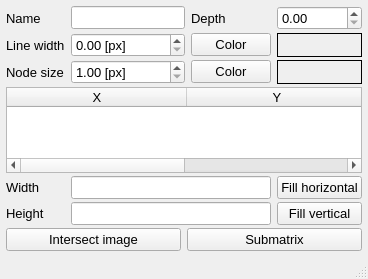
<?xml version="1.0" encoding="UTF-8"?>
<ui version="4.0">
 <class>nObject</class>
 <widget class="QMainWindow" name="nObject">
  <property name="geometry">
   <rect>
    <x>0</x>
    <y>0</y>
    <width>368</width>
    <height>279</height>
   </rect>
  </property>
  <property name="font">
   <font>
    <pointsize>10</pointsize>
   </font>
  </property>
  <property name="windowTitle">
   <string>MainWindow</string>
  </property>
  <property name="unifiedTitleAndToolBarOnMac">
   <bool>true</bool>
  </property>
  <widget class="QWidget" name="centralwidget">
   <property name="font">
    <font>
     <pointsize>10</pointsize>
    </font>
   </property>
   <layout class="QGridLayout" name="gridLayout" rowstretch="0,0,0,0,0,0,0" columnstretch="0,0,0,0">
    <property name="leftMargin">
     <number>6</number>
    </property>
    <property name="topMargin">
     <number>6</number>
    </property>
    <property name="rightMargin">
     <number>6</number>
    </property>
    <property name="bottomMargin">
     <number>6</number>
    </property>
    <property name="verticalSpacing">
     <number>3</number>
    </property>
    <item row="5" column="0">
     <widget class="QLabel" name="label_6">
      <property name="font">
       <font>
        <pointsize>10</pointsize>
       </font>
      </property>
      <property name="text">
       <string>Height</string>
      </property>
     </widget>
    </item>
    <item row="0" column="0">
     <widget class="QLabel" name="label_3">
      <property name="font">
       <font>
        <pointsize>10</pointsize>
       </font>
      </property>
      <property name="text">
       <string>Name</string>
      </property>
     </widget>
    </item>
    <item row="0" column="1">
     <widget class="QLineEdit" name="name"/>
    </item>
    <item row="0" column="2">
     <widget class="QLabel" name="label">
      <property name="font">
       <font>
        <pointsize>10</pointsize>
       </font>
      </property>
      <property name="text">
       <string>Depth</string>
      </property>
      <property name="alignment">
       <set>Qt::AlignLeading|Qt::AlignLeft|Qt::AlignVCenter</set>
      </property>
     </widget>
    </item>
    <item row="0" column="3">
     <widget class="QDoubleSpinBox" name="spinDepth"/>
    </item>
    <item row="1" column="0">
     <widget class="QLabel" name="label_4">
      <property name="font">
       <font>
        <pointsize>10</pointsize>
       </font>
      </property>
      <property name="text">
       <string>Line width</string>
      </property>
      <property name="alignment">
       <set>Qt::AlignLeading|Qt::AlignLeft|Qt::AlignVCenter</set>
      </property>
     </widget>
    </item>
    <item row="1" column="1">
     <widget class="QDoubleSpinBox" name="spinWidth">
      <property name="suffix">
       <string> [px]</string>
      </property>
      <property name="singleStep">
       <double>0.100000000000000</double>
      </property>
     </widget>
    </item>
    <item row="1" column="2">
     <widget class="QPushButton" name="colorButton">
      <property name="font">
       <font>
        <pointsize>10</pointsize>
       </font>
      </property>
      <property name="text">
       <string>Color</string>
      </property>
     </widget>
    </item>
    <item row="1" column="3">
     <widget class="QLabel" name="colorLabel">
      <property name="font">
       <font>
        <pointsize>10</pointsize>
       </font>
      </property>
      <property name="autoFillBackground">
       <bool>true</bool>
      </property>
      <property name="frameShape">
       <enum>QFrame::Box</enum>
      </property>
      <property name="text">
       <string/>
      </property>
     </widget>
    </item>
    <item row="2" column="0">
     <widget class="QLabel" name="label_2">
      <property name="font">
       <font>
        <pointsize>10</pointsize>
       </font>
      </property>
      <property name="text">
       <string>Node size</string>
      </property>
     </widget>
    </item>
    <item row="2" column="1">
     <widget class="QDoubleSpinBox" name="spinSizeHolder">
      <property name="suffix">
       <string> [px]</string>
      </property>
      <property name="minimum">
       <double>1.000000000000000</double>
      </property>
      <property name="singleStep">
       <double>0.500000000000000</double>
      </property>
      <property name="value">
       <double>1.000000000000000</double>
      </property>
     </widget>
    </item>
    <item row="2" column="2">
     <widget class="QPushButton" name="colorHolderButton">
      <property name="font">
       <font>
        <pointsize>10</pointsize>
       </font>
      </property>
      <property name="text">
       <string>Color</string>
      </property>
     </widget>
    </item>
    <item row="2" column="3">
     <widget class="QLabel" name="colorHolderLabel">
      <property name="font">
       <font>
        <pointsize>10</pointsize>
       </font>
      </property>
      <property name="autoFillBackground">
       <bool>true</bool>
      </property>
      <property name="frameShape">
       <enum>QFrame::Box</enum>
      </property>
      <property name="text">
       <string/>
      </property>
     </widget>
    </item>
    <item row="3" column="0" colspan="4">
     <widget class="QTableWidget" name="tableWidget">
      <property name="font">
       <font>
        <pointsize>10</pointsize>
       </font>
      </property>
      <property name="toolTip">
       <string>These are the coordinates of the Rectangle top-Left and bottom-Right corners</string>
      </property>
      <property name="editTriggers">
       <set>QAbstractItemView::AnyKeyPressed|QAbstractItemView::DoubleClicked|QAbstractItemView::EditKeyPressed|QAbstractItemView::SelectedClicked</set>
      </property>
      <property name="showGrid">
       <bool>true</bool>
      </property>
      <property name="columnCount">
       <number>2</number>
      </property>
      <attribute name="horizontalHeaderCascadingSectionResizes">
       <bool>true</bool>
      </attribute>
      <attribute name="horizontalHeaderDefaultSectionSize">
       <number>180</number>
      </attribute>
      <attribute name="horizontalHeaderStretchLastSection">
       <bool>true</bool>
      </attribute>
      <attribute name="verticalHeaderCascadingSectionResizes">
       <bool>true</bool>
      </attribute>
      <attribute name="verticalHeaderStretchLastSection">
       <bool>false</bool>
      </attribute>
      <column>
       <property name="text">
        <string>X</string>
       </property>
       <property name="font">
        <font>
         <pointsize>10</pointsize>
        </font>
       </property>
      </column>
      <column>
       <property name="text">
        <string>Y</string>
       </property>
       <property name="font">
        <font>
         <pointsize>10</pointsize>
        </font>
       </property>
      </column>
     </widget>
    </item>
    <item row="4" column="3">
     <widget class="QPushButton" name="expandX">
      <property name="font">
       <font>
        <pointsize>10</pointsize>
       </font>
      </property>
      <property name="text">
       <string>Fill horizontal</string>
      </property>
     </widget>
    </item>
    <item row="4" column="1" colspan="2">
     <widget class="QLineEdit" name="sizeWidth">
      <property name="readOnly">
       <bool>false</bool>
      </property>
     </widget>
    </item>
    <item row="4" column="0">
     <widget class="QLabel" name="label_5">
      <property name="font">
       <font>
        <pointsize>10</pointsize>
       </font>
      </property>
      <property name="text">
       <string>Width</string>
      </property>
     </widget>
    </item>
    <item row="5" column="1" colspan="2">
     <widget class="QLineEdit" name="sizeHeight">
      <property name="font">
       <font>
        <pointsize>10</pointsize>
       </font>
      </property>
     </widget>
    </item>
    <item row="5" column="3">
     <widget class="QPushButton" name="expandY">
      <property name="font">
       <font>
        <pointsize>10</pointsize>
       </font>
      </property>
      <property name="text">
       <string>Fill vertical</string>
      </property>
     </widget>
    </item>
    <item row="6" column="0" colspan="4">
     <widget class="QWidget" name="widget" native="true">
      <layout class="QHBoxLayout" name="horizontalLayout" stretch="1,1">
       <property name="leftMargin">
        <number>0</number>
       </property>
       <property name="topMargin">
        <number>0</number>
       </property>
       <property name="rightMargin">
        <number>0</number>
       </property>
       <property name="bottomMargin">
        <number>0</number>
       </property>
       <item>
        <widget class="QPushButton" name="intersection">
         <property name="font">
          <font>
           <pointsize>10</pointsize>
          </font>
         </property>
         <property name="text">
          <string>Intersect image</string>
         </property>
        </widget>
       </item>
       <item>
        <widget class="QPushButton" name="submatrix">
         <property name="font">
          <font>
           <pointsize>10</pointsize>
          </font>
         </property>
         <property name="text">
          <string>Submatrix</string>
         </property>
        </widget>
       </item>
      </layout>
     </widget>
    </item>
   </layout>
  </widget>
  <widget class="QStatusBar" name="statusbar"/>
 </widget>
 <resources/>
 <connections/>
</ui>
